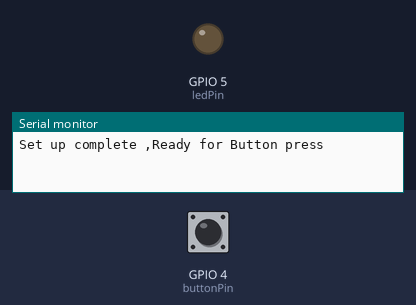
Bench run of a sketch on a simulated ESP8266 (NodeMCU). Parts: output pins drawn as LEDs (lit = HIGH), the last lines printed to the serial monitor. The inputs (shaded band) are chosen by the test bench; at power-on: GPIO 4 (buttonPin) HIGH.

Above: at 1.2 s.
1.3 s: GPIO 4 (buttonPin) pulled LOW for 0.15 s
At 1.6 s:
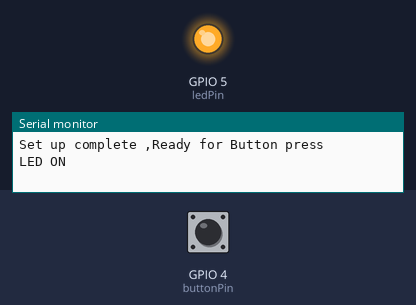
2.9 s: GPIO 4 (buttonPin) pulled LOW for 1 s
At 4.1 s:
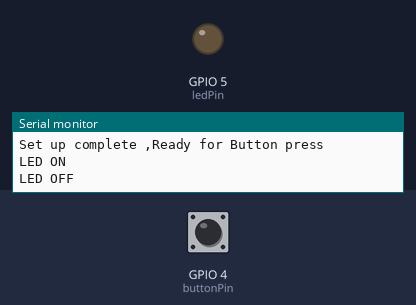
5.4 s: GPIO 4 (buttonPin) pulled LOW for 3.2 s
At 6.0 s:
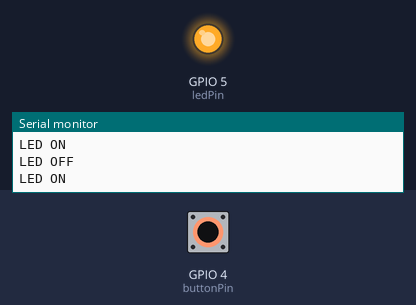
Timing chart, 0 to 8.4 s (numbered marks = the images above; inputs shaded):
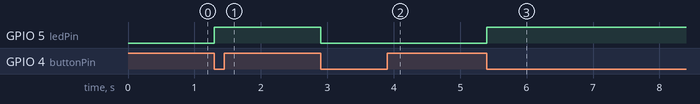

Measured:
- after the input at 1.3 s, GPIO 5 (ledPin): LOW → HIGH at once
- after the input at 2.9 s, GPIO 5 (ledPin): HIGH → LOW at once
- after the input at 5.4 s, GPIO 5 (ledPin): LOW → HIGH at once

The sketch:

Project_2_btn_controll_LED_Interrupt.ino
```cpp
//defining pin
const int ledPin = 5;
const int buttonPin = 4;

//volatine for interrupt use
volatile int ledState = LOW;

// Declaration of INterruot service routine
void ICACHE_RAM_ATTR buttonISR();


void setup() {
 //pin mode setup
 pinMode(ledPin, OUTPUT);
 pinMode(buttonPin, INPUT_PULLUP);
 digitalWrite(ledPin, ledState);

 // attach interrupt to button pin
  attachInterrupt (digitalPinToInterrupt(buttonPin),buttonISR, FALLING);
  Serial.begin(115200);
  Serial.println("Set up complete ,Ready for Button press");


}

void loop() {
 //Empty cause interrupt handles everything

}

// Interrupt service routine
void ICACHE_RAM_ATTR buttonISR()
{
  static unsigned long lastInterruptTime =0;
  unsigned long interruptTime=millis();

  //Debounce: Ignore interrupts within 200ms of the last one
  if((interruptTime-lastInterruptTime)>200)
  {
    ledState = !ledState;
    digitalWrite(ledPin , ledState);
    Serial.println(ledState == HIGH ? "LED ON" : "LED OFF");
  }
  lastInterruptTime= interruptTime;
}
```
